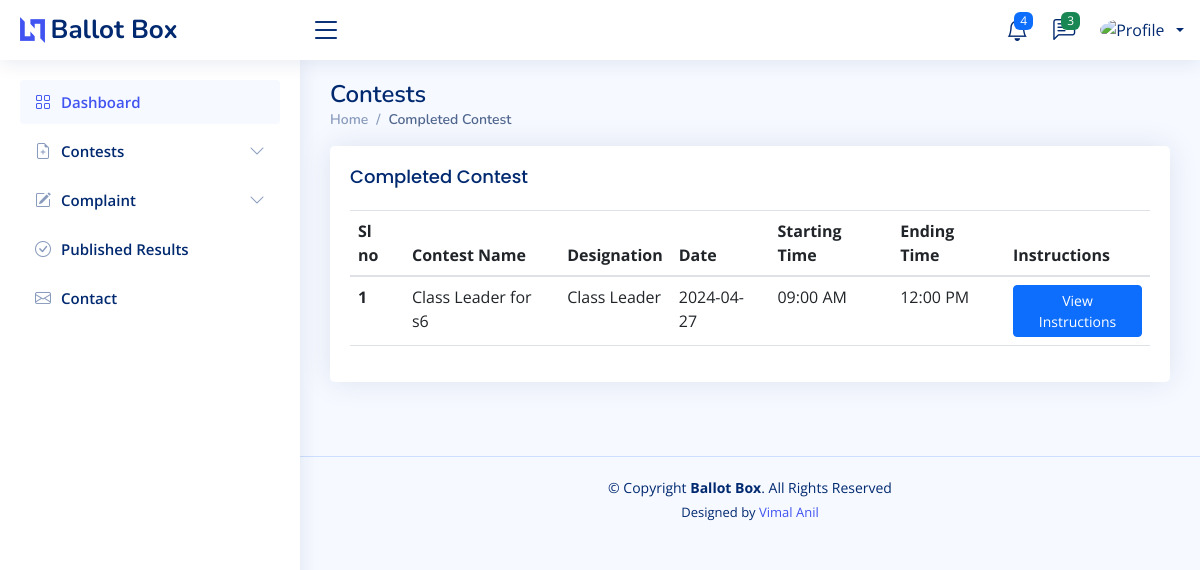
Page /user/completedcontest.php on the committed database.
### tables this page shows
CREATE TABLE `contest` (
  `cid` int(30) NOT NULL,
  `cname` varchar(30) NOT NULL,
  `desig` varchar(50) NOT NULL,
  `date` varchar(20) NOT NULL,
  `stime` varchar(20) NOT NULL,
  `etime` varchar(30) NOT NULL,
  `ins` varchar(5000) NOT NULL,
  `status` int(30) NOT NULL DEFAULT 1,
  `pstatus` varchar(1) DEFAULT '0',
  `result_status` varchar(30) NOT NULL DEFAULT '0'
);

### connect.php (called while the page is built, shortened)
<?php
$dbname="onlinevoting";
$conn=mysqli_connect("localhost","root","",$dbname);
function select_data($sql)
{
  global $conn;
  $res = mysqli_query($conn, $sql);
  if ($res)
    return $res;
  else
    return False;
}
function convertTime($railwayTime) {
  list($hour, $minute) = explode(':', $railwayTime);
  if ($hour >= 12) {
      $period = 'PM';
  } else {
      $period = 'AM';
  }
  return sprintf("%02d:%02d %s", $hour, $minute, $period);
}
?>

### user/completedcontest.php (the view, shortened to what this page needs)
<?php
require('header.php');
$email = $_SESSION['email'];
?>
<main id="main" class="main">
  <div class="pagetitle">
    <h1>Contests</h1>
    <nav>
      <ol class="breadcrumb">
      <li class="breadcrumb-item"><a href="index.html">Home</a></li>
      <li class="breadcrumb-item active">Completed Contest</li>
      </ol>
    </nav>
  </div>
  <section class="section dashboard">
    <div class="row">
      <section class="section">
        <div class="row">
          <div class="col-lg-12">
            <div class="card">
              <div class="card-body">
                <h5 class="card-title">
                  Completed Contest
                </h5>
                <table class="table datatable">
                  <thead>
                    <tr>
                      <th scope="col">Sl no</th>
                      <th scope="col">Contest Name</th>
                      <th scope="col">Designation</th>
                      <th scope="col">Date</th>
                      <th scope="col">Starting Time</th>
                      <th scope="col">Ending Time</th>
                      <th scope="col">Instructions</th>
                    </tr>
                  </thead>
                  <tbody>
                    <?php
                    $sql1 = "SELECT * FROM `registration` WHERE email = '$email' ";
                    $data1 = select_data($sql1);
                    $row1 = mysqli_fetch_assoc($data1);
                    $admno = $row1['admno'];
                    $time = date("H");
                    $date = date("Y-m-d");
                     $sql="SELECT * FROM contest WHERE (status = 2) OR (date < '$time' OR (date = '$date' AND etime < $time))OR (cid IN (SELECT cid FROM electoralroll WHERE candidateid != 0 AND admno ='$admno'))";
                    $data = select_data($sql);
                    $n = 1;
                    while ($row = mysqli_fetch_assoc($data)) {
                      $stime = $row['stime'] . ":00";
                      $etime = $row['etime'] . ":00";
                      ?>
                      <tr>
                        <th scope='row'>
                          <?php echo $n++; ?>
                        </th>
                        <td>
                          <?php echo $row['cname'] ?>
                        </td>
                        <td>
                          <?php echo $row['desig'] ?>
                        </td>
                        <td>
                          <?php echo $row['date'] ?>
                        </td>
                        <td>
                          <?php echo convertTime($stime); ?>
                        </td>
                        <td>
                          <?php echo convertTime($etime); ?>
                        </td>
                        <td><button type="button" class="btn btn-primary btn-sm" data-bs-toggle="tooltip"
                            data-bs-placement="top" title="<?php echo $row['ins'] ?>">
                            View Instructions
                          </button> </td>
                      </tr>
                      <?php
                    }
                    ?>
                  </tbody>
                </table>
              </div>
            </div>
          </div>
        </div>
      </section>
</main>

### user/assets/css/style.css (style rules this page uses)
:root { scroll-behavior: smooth; }
body { font-family: "Open Sans", sans-serif; background: #f6f9ff; color: #444444; }
a { color: #4154f1; text-decoration: none; }
h1, h2, h3, h4, h5, h6 { font-family: "Nunito", sans-serif; }
#main { margin-top: 60px; padding: 20px 30px; transition: all 0.3s; }
.pagetitle { margin-bottom: 10px; }
.pagetitle h1 { font-size: 24px; margin-bottom: 0; font-weight: 600; color: #012970; }
.card { margin-bottom: 30px; border: none; border-radius: 5px; box-shadow: 0px 0 30px rgba(1, 41, 112, 0.1); }
.card-title { padding: 20px 0 15px 0; font-size: 18px; font-weight: 500; color: #012970; font-family: "Poppins", sans-serif; }
.card-body { padding: 0 20px 20px 20px; }
.breadcrumb { font-size: 14px; font-family: "Nunito", sans-serif; color: #899bbd; font-weight: 600; }
.breadcrumb a { color: #899bbd; transition: 0.3s; }
.breadcrumb .breadcrumb-item::before { color: #899bbd; }
.breadcrumb .active { color: #51678f; font-weight: 600; }
@media (min-width: 1200px) { #main, #footer { margin-left: 300px; } }
.footer { padding: 20px 0; font-size: 14px; transition: all 0.3s; border-top: 1px solid #cddfff; }
.footer .copyright { text-align: center; color: #012970; }
.footer .credits { padding-top: 5px; text-align: center; font-size: 13px; color: #012970; }

### rows in the picture
contest: cname "Class Leader for s6", desig "Class Leader", date "2024-04-27", stime "09:00 AM", etime "12:00 PM"
